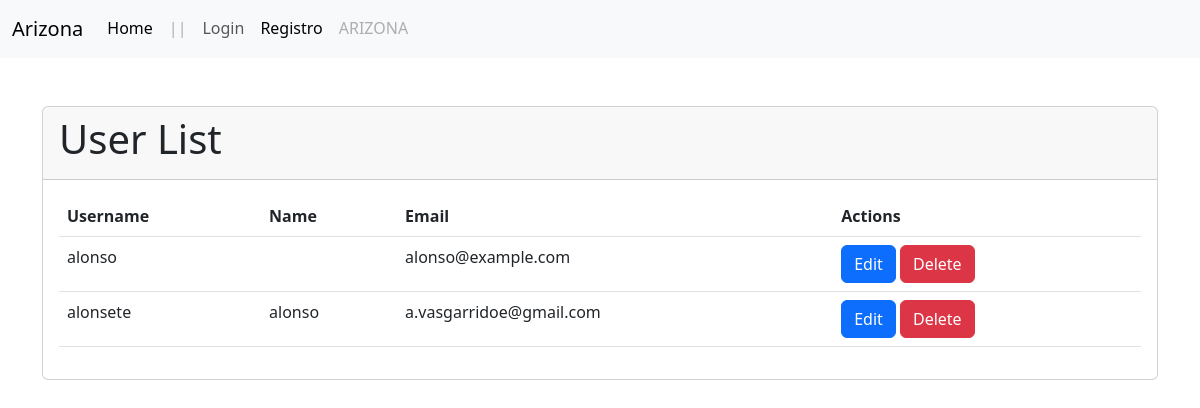
Before: /account/user-list/ with the older database file.
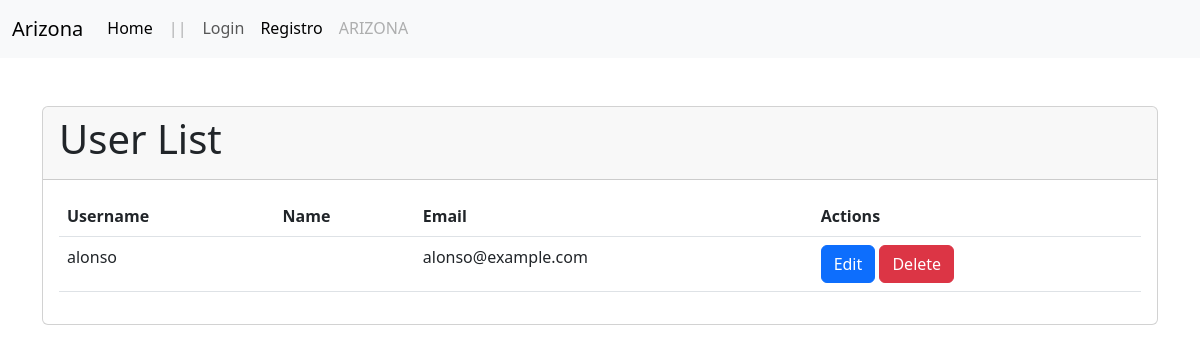
After: the same page with the newer database file.
### accounts/models.py (models this page shows, shortened)
class User(AbstractBaseUser, PermissionsMixin):
    username = models.CharField(
        'Usuario', max_length=30, unique=True, validators=[
            validators.RegexValidator(
                re.compile('^[\w.@+-]+$'),
                'ingrese un nombre de usuario valido '
                'Este valor debe contener solo letras, números '
                'excepto: @/./+/-/_.'
                ,  'invalid'
            )
        ], help_text='Un nombre corto que sera usado'+
                    ' para identificarlo de forma unica en la plataforma.'
    )
    name = models.CharField('Name', max_length=100)
    email = models.EmailField('Email', unique=True)
    is_staff = models.BooleanField('Admin', default=False)
    is_active = models.BooleanField('Ativo', default=True)
    date_joined = models.DateTimeField('Data de Entrada', auto_now_add=True)
    USERNAME_FIELD = 'username'
    REQUIRED_FIELDS = ['email']
    objects = UserManager()
    class Meta:
        verbose_name = 'Usuario'
        verbose_name_plural = 'Usuarios'

### accounts/views.py (the view)
class UserListView(ListView):
    model = User
    template_name = 'accounts/user_list.html'
    context_object_name = 'users'

### accounts/templates/accounts/user_list.html (shortened to what this page needs)
{% extends "layout.html" %}
{% block container %}
<div class="container">
  <br>
  <br>
  <div class="card">
    <div class="card-header">
      <h1 class="card-title">User List</h1>
    </div>
    <div class="card-body">
      <table class="table">
        <thead>
          <tr>
            <th>Username</th>
            <th>Name</th>
            <th>Email</th>
            <th>Actions</th>
          </tr>
        </thead>
        <tbody>
          {% for user in users %}
          <tr>
            <td>{{ user.username }}</td>
            <td>{{ user.name }}</td>
            <td>{{ user.email }}</td>
            <td>
              <a href="{% url 'account:update_admin' user.pk %}" class="btn btn-primary">Edit</a>
              <a href="{% url 'account:user_delete' user.pk %}" class="btn btn-danger">Delete</a>
            </td>
          </tr>
          {% endfor %}
        </tbody>
      </table>
    </div>
  </div>
</div>
{% endblock %}

Changed rows visible on the page:
removed User: username "alonsete", name "alonso", email "a.vasgarridoe@gmail.com"
